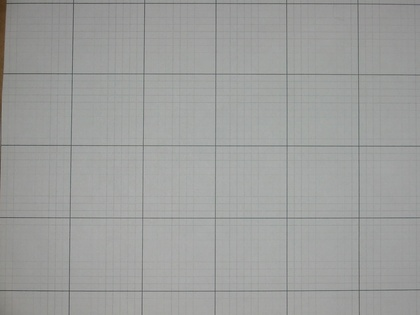
%> input picture IMG_0859.jpeg, 420 x 315 px, shrunk from 1600 x 1200 before the run
$ octave --eval "result = hw1('IMG_0859.jpeg');"   (GNU Octave 9; MATLAB toolbox functions it lacks are replaced by stand-ins)
%> lines starting %> are read from the running program, lines starting %| are printed output that depends on the picture
%HW1 Homework 1
%   HW1(infile) takes an image file name from current directory as input.
%   It does the following operations:
%       Q2: Read image data and display image
%       Q3: Write out image to 'out.jpg'
%       Q7:
%           1. Display the information about the variable containing image data.
%           2. Display the size of the image
%           3. Display range of values for Red, Green, Blue and Overall
%           4. Convert the image to grayscale using 'rgb2gray', display the
%           image and print the new image data information
%       Q8:
%           1. Create and display grayscale image based on
%               1. red channel
%               2. green channel
%               3. blue channel
%           2. Circular shift color values to the left and display resultant image
%       Q9:
%           1. Convert grayscale into double precision type.
%           2. Display it using 'imagesc'
%               a. show colorbar for it
%               b. change default colormap(i.e., JET) to gray
%               c. rectify axis to have square pixels rather than distorted pixels
%           3. Use 'imshow' to display image
%       Q10:
%           Set every 5th pixel, horizontally and vertically to 1 i.e., white and
%           display result using 'imagesc' and 'imshow'
%       Q11:
%           Show histogram distribution for each of the color channels (R,G,B)
%       Q12:
%           Plot sin and cos curves over domain [-pi:pi] using 'linspace' and 'plot'
%       Q13:
%           Solve linear equations using -
%               1. 'inv'
%               2. 'linsolve'
%       Q16:
%           1. Set every 5th pixel horizontally and vertically to 0 without using
%           explicit loops i.e., in one simple command and show resulting image.
%           2. Set every pixel with value >0.5 to black and show resulting image.
%       Q17:
%           1. Import data from file and plot
%           2. Find covariance matrix
%           3. "Mean-center" the plot to
%       Q18:
%           1. Rotate the data and display
%           2. Compare variance before and after transformation
function [num_questions] = hw1(infile)
%> called with infile = 'IMG_0859.jpeg'
format compact;
close all;

%Q2
%   Read image data and display using 'imread' and 'imshow'.
imdata = imread(infile);
%> imdata is the input picture: size 315x420x3 uint8; mean R, G, B 158, 159, 157.5
figure('Name','Q2 - Image (unedited)','NumberTitle','off');
imshow(imdata);
num_questions=1;

%Q3
%   Write out image using 'imwrite'
num_questions=num_questions+1;
imwrite(imdata, 'out.jpg', 'JPEG');

%Q7
%   1. Display the information about the variable containing image data.
%   2. Display the size of the image
%   3. Display range of values for Red, Green, Blue and Overall
%   4. Convert the image to grayscale using 'rgb2gray', display the
%   image and print the new image data information
num_questions=num_questions+1;
whos imdata;

[num_rows, num_cols, num_channels]=size(imdata);
%> num_rows = 315; num_cols = 420; num_channels = 3
disp(['Size: ' num2str(num_rows) 'x' num2str(num_cols) 'x' num2str(num_channels)]);
%| Size: 315x420x3

red=imdata(:,:,1);
red_linear=red(:);
disp(['Red range [' num2str(min(red_linear)) ',' num2str(max(red_linear)) ']']);
%| Red range [69,180]
green=imdata(:,:,2);
green_linear=green(:);
disp(['Green range [' num2str(min(green_linear)) ',' num2str(max(green_linear)) ']']);
%| Green range [47,180]
blue=imdata(:,:,3);
blue_linear=blue(:);
disp(['Blue range [' num2str(min(blue_linear)) ',' num2str(max(blue_linear)) ']']);
%| Blue range [24,180]
overall=imdata(:);
disp(['Overall range [' num2str(min(overall)) ',' num2str(max(overall)) ']']);
%| Overall range [24,180]

imdata_gray=rgb2gray(imdata);
whos imdata_gray;
figure('Name','Q7 - Black & White Image','NumberTitle','off');
imshow(imdata_gray);

%Q8
%   1. Create and display grayscale image based on
%       1. red channel
%       2. green channel
%       3. blue channel
%   2. Circular shift color values to the left and display resultant image
num_questions=num_questions+1;
figure('Name','Q8 - Red based Grayscale Image','NumberTitle','off');
imshow(red);

figure('Name','Q8 - Green based Grayscale Image','NumberTitle','off');
imshow(green);

figure('Name','Q8 - Blue based Grayscale Image','NumberTitle','off');
imshow(blue);

new_color_img=circshift(imdata,[0 0 -1]);
figure('Name','Q8 - Colors Shifted Image','NumberTitle','off');
imshow(new_color_img);

%Q9
%   1. Convert grayscale into double precision type.
%   2. Display it using 'imagesc'
%       a. show colorbar for it
%       b. change default colormap(i.e., JET) to gray
%       c. rectify axis to have square pixels rather than distorted pixels
%   3. Use 'imshow' to display image
num_questions=num_questions+1;
colormap('JET');
imdata_double=double(imdata);
imdata_double=imdata_double(:,:,:)./255;
imdata_double=rgb2gray(imdata_double);
%> imdata_double: size 315x420 double
figure('Name','Q9 - Double precision Grayscale Image','NumberTitle','off');
imagesc(imdata_double);
colorbar;
colormap(gray);
axis image;

figure('Name','Q9 - Double precision Grayscale Image w/ imshow','NumberTitle','off');
imshow(imdata_double);

%Q10
%   Set every 5th pixel, horizontally and vertically to 1 i.e., white and
%   display result using 'imagesc' and 'imshow'
num_questions=num_questions+1;
imdata_double_white=imdata_double;
for R=1:5:num_rows
    for C=1:5:num_cols
        imdata_double_white(R,C)=1;
    end
end
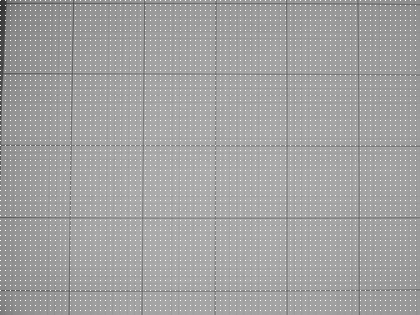
%> imdata_double_white: size 315x420 double; min 0.2, max 1, mean 0.637
axis auto;
figure('Name','Q10 - White dots w/ imagesc','NumberTitle','off');
imagesc(imdata_double_white);
colormap(gray);
figure('Name','Q10 - White dots w/ imshow','NumberTitle','off');
imshow(imdata_double_white);

%Q11
%   Show histogram distribution for each of the color channels (R,G,B)
num_questions=num_questions+1;
figure('Name','Q11 - Red channel histogram','NumberTitle','off');
histogram(red, 20);
%> figure, not shown here; tallest bar 36653 high, from x = 157.8 to 163.3
figure('Name','Q11 - Green channel histogram','NumberTitle','off');
histogram(green, 20);
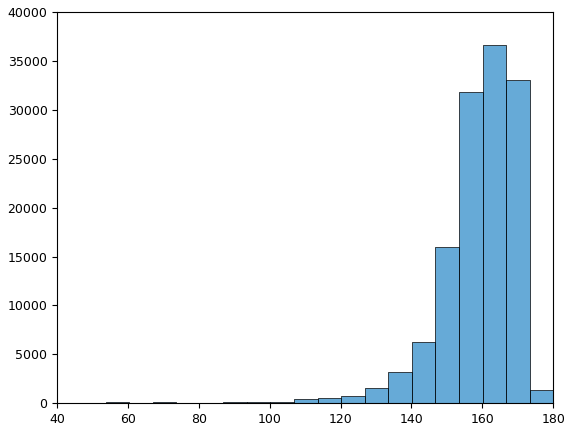
%> figure redrawn from the program's plot data; tallest bar 36621 high, from x = 160.1 to 166.7
figure('Name','Q11 - Blue channel histogram','NumberTitle','off');
histogram(blue, 20);
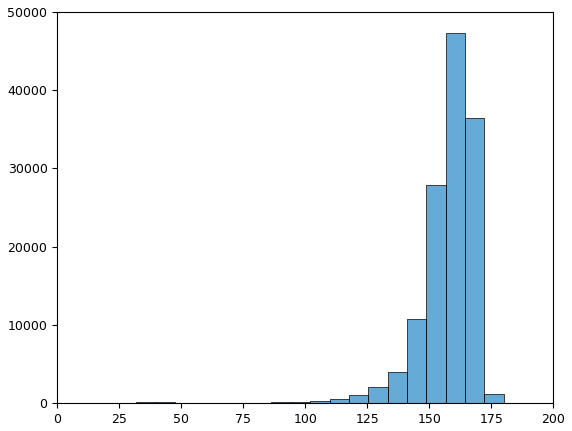
%> figure redrawn from the program's plot data; tallest bar 47334 high, from x = 156.6 to 164.4

%Q12
%   Plot sin and cos curves over domain [-pi:pi] using 'linspace' and 'plot'
num_questions=num_questions+1;
figure('Name','Q12 - Sin/Cos Plot','NumberTitle','off');
x=linspace(-pi,pi,300);
plot(x,sin(x));
hold on;
plot(x,cos(x),'r');
%> figure, not shown here; curve peaks at x = 1.57, y = 1; curve peaks at x = -0.0105, y = 1

%Q13
%   Solve linear equations using -
%       1. 'inv'
%       2. 'linsolve'
num_questions=num_questions+1;
A=[2 4 1; 2 -1 2; 1 1 -1];
B=[9; 8; 0];
X1=inv(A)*B;
X2=A \ B;
disp(['Linear eqn solved using inverse = ']);
disp(X1);
disp(['Linear eqn solved using linsolve = ']);
disp(X2);
disp(['Difference in above results = ']);
disp(X2-X1);

%Q16
%   1. Set every 5th pixel horizontally and vertically to 0 without using
%   explicit loops i.e., in one simple command and show resulting image.
%   2. Set every pixel with value >0.5 to black and show resulting image.
num_questions=num_questions+1;
imdata_double_black = imdata_double;
imdata_double_black(1:5:num_rows,1:5:num_cols)=0;
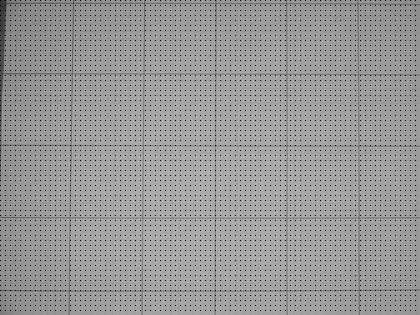
%> imdata_double_black: size 315x420 double; min 0, max 0.706, mean 0.597
figure('Name','Q16 - Black dots','NumberTitle','off');
imshow(imdata_double_black);

imdata_double_r = imdata_double;
imdata_double_r(find(imdata_double_r>0.5))=0;
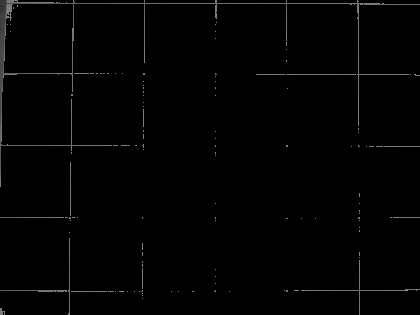
%> imdata_double_r: size 315x420 double; min 0, max 0.499, mean 0.00913
colormap(gray);
figure('Name','Q16 - Pixels with values >0.5 made black','NumberTitle','off');
imshow(imdata_double_r);

%Q17
%   1. Import data from file and plot
%   2. Find covariance matrix
%   3. "Mean-center" the plot to
num_questions=num_questions+1;
A=importdata('pca.txt');
X=A(:,1);
Y=A(:,2);
figure('Name','Q17 - X v/s Y plot','NumberTitle','off');
plot(X,Y);
c=cov(A);
disp(['Covariance matrix:']);
disp(c);

xMean=mean(X);
yMean=mean(Y);
figure('Name','Q17 - X v/s Y plot w/ data shifted to mean at origin','NumberTitle','off');
plot(X-xMean,Y-yMean);
ax=gca;
ax.XAxisLocation='origin';
ax.YAxisLocation='origin';
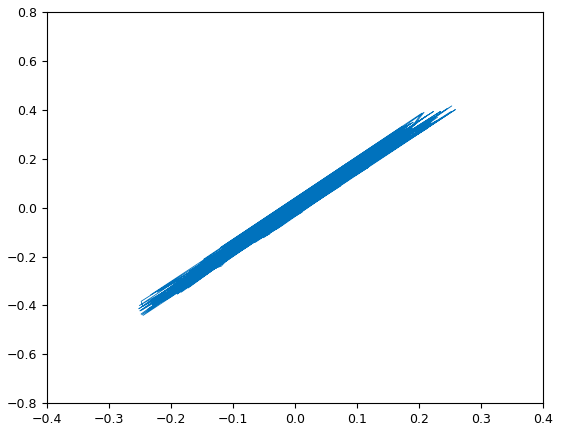
%> figure redrawn from the program's plot data
%> `result = hw1('IMG_0859.jpeg');`:
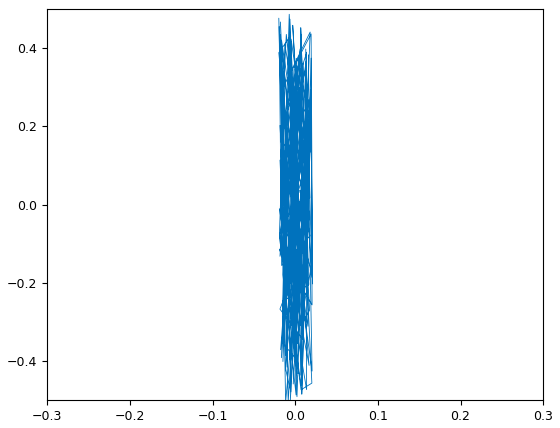
%> figure redrawn from the program's plot data

%Q18
%   1. Rotate the data and display
%   2. Compare variance before and after transformation
num_questions=num_questions+1;
X=X-xMean;
Y=Y-yMean;
A=[X Y];
c1=cov(A);
[eV,eD]=eig(c1);
disp(['Proving orthogonality:']);
disp(['eigenVector(eV) Matrix:']);
disp(eV);
disp(['transpose(eV):']);
disp(eV');
disp(['inv(eV):']);
disp(inv(eV));
disp(['diff']);
disp(eV'-inv(eV));
A_rot=A*eV;
figure('Name','Q18 - Mean centered plus rotated','NumberTitle','off');
plot(A_rot(:,1),A_rot(:,2));
xlim([-0.3 0.3]);
ylim([-0.5 0.5]);
ax=gca;
ax.XAxisLocation='origin';
ax.YAxisLocation='origin';

c2=cov(A_rot);
s1=c1(1,1)+c1(2,2);
s2=c2(1,1)+c2(2,2);
disp(['Covariance before transformation:']);
disp(c1);
disp(['Covariance after transformation:']);
disp(c2);
disp(['Sum of variance before transformation:']);
disp(s1);
disp(['Sum of variance after transformation:']);
disp(s2);

$ run again, on IMG_0862.jpeg
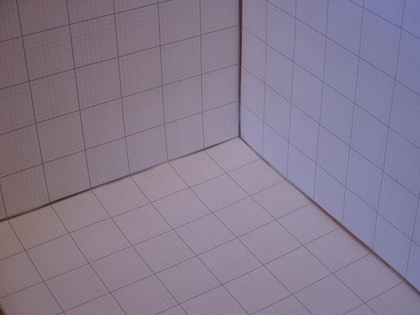
%> input picture IMG_0862.jpeg, 420 x 315 px, shrunk from 1600 x 1200 before the run
%> in hw1, imdata is the input picture: size 315x420x3 uint8; mean R, G, B 135.2, 123.5, 143.1
%| Size: 315x420x3
%| Red range [51,171]
%| Green range [32,156]
%| Blue range [21,183]
%| Overall range [21,183]
%> after the loop in hw1, `for R=1:5:num_rows`:
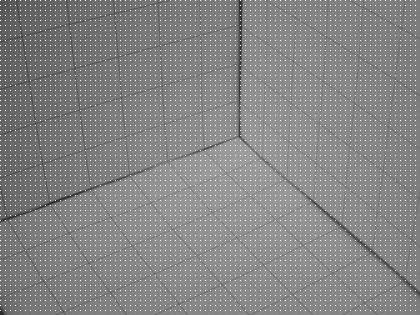
%> imdata_double_white: size 315x420 double; min 0.149, max 1, mean 0.527
%> imdata_double_black: size 315x420 double; min 0, max 0.636, mean 0.487
%> in hw1, `imdata_double_r(find(imdata_double_r>0.5))=0;`:
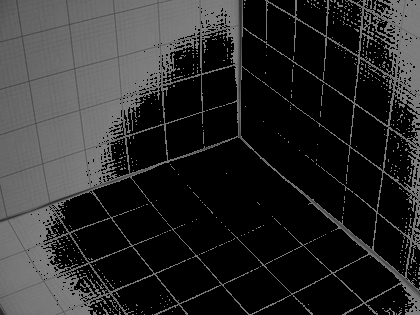
%> imdata_double_r: size 315x420 double; min 0, max 0.5, mean 0.169
